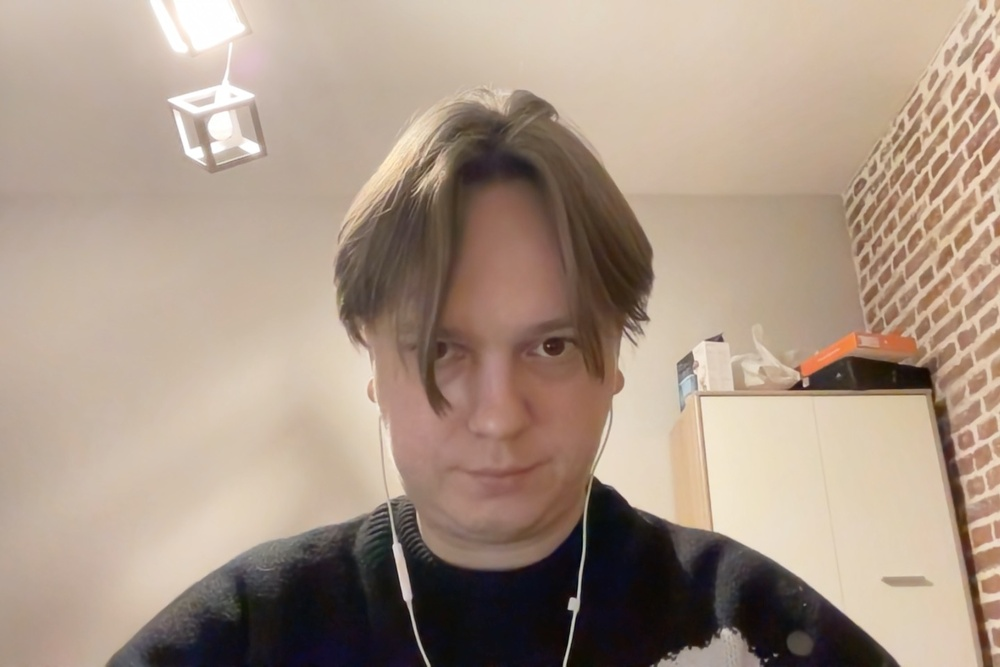
#> input picture lab3/assets/img3.jpg, 1000 x 667 px, shrunk from 1440 x 960 before the run
$ python lab3-img.py
#> lines starting #> are read from the running program, lines starting #| are printed output that depends on the picture; after the words box and inside, x2 and y2 are one past the last pixel; in counts of white or black regions, pixels touching at a corner belong together
import cv2

face_cascade = cv2.CascadeClassifier("haarcascade_frontalface_default.xml")
eye_cascade = cv2.CascadeClassifier("haarcascade_eye.xml")

img = cv2.imread('./assets/img3.jpg')
#> img is the input picture: shape (667, 1000, 3); mean B, G, R 133.9, 149.5, 168.8
gray = cv2.cvtColor(img, cv2.COLOR_BGR2GRAY)
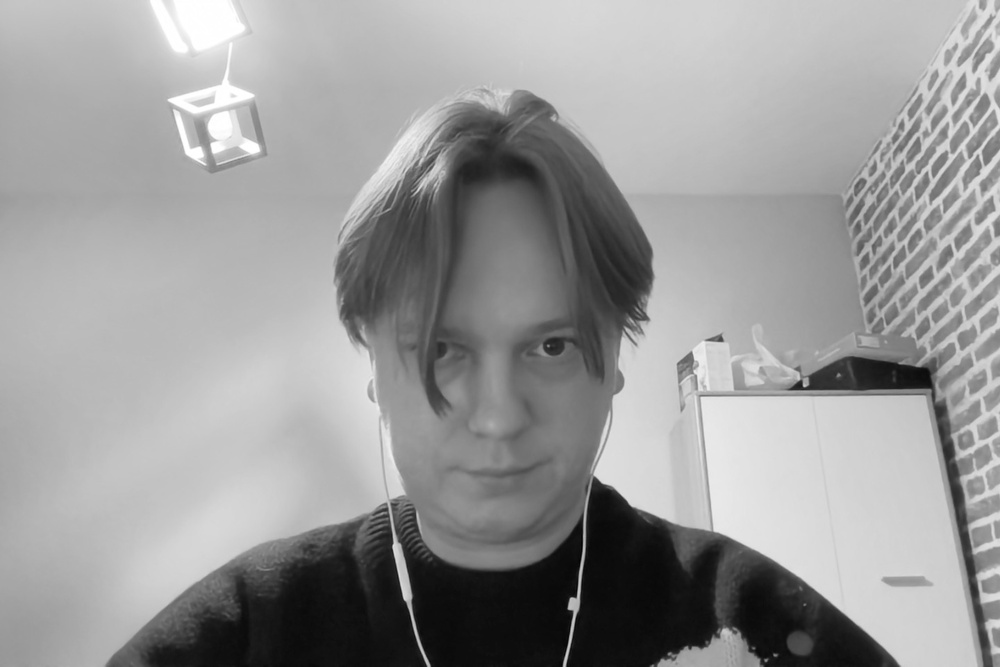
#> gray: shape (667, 1000); min 1, max 255, mean 153.5
faces = face_cascade.detectMultiScale(gray, 1.3, 5)
#> faces = [[380, 267, 246, 246]]
print(faces)
#| [[380 267 246 246]]
while True:
    for (x, y, w, h) in faces:
        cv2.rectangle(img, (x,y), (x+w, y+h), (255, 0, 0), 2)
        roi_gray = gray[y:y+h, x:x+w]
        roi_color = img[y:y+h, x:x+w]
        eyes = eye_cascade.detectMultiScale(roi_gray)
        for (ex, ey, ew, eh) in eyes:
            cv2.rectangle(roi_color, (ex, ey), (ex+ew, ey+eh), (0, 255, 0), 2)
        cv2.imshow('img', img)
        k = cv2.waitKey(30) & 0xff
        if k == 27:
            break
#> this loop made 1 pass; (key Esc is pressed on pass 1)
#> pass 1, `roi_gray = gray[y:y+h, x:x+w]`:
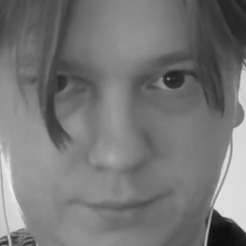
#> roi_gray: shape (246, 246); min 13, max 238, mean 118.3
#> pass 1, `roi_color = img[y:y+h, x:x+w]`:
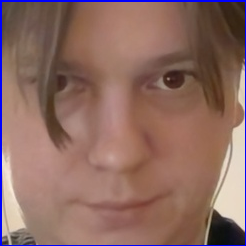
#> roi_color: shape (246, 246, 3); mean B, G, R 98.4, 106.8, 140.9
#> pass 1, `cv2.imshow('img', img)`:
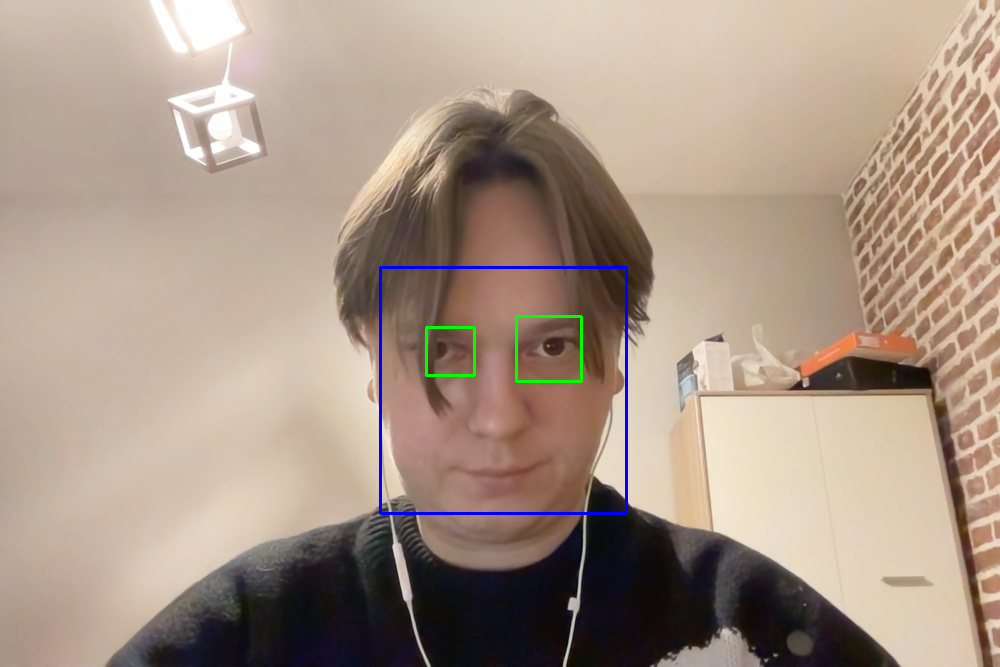
#> window 'img': shape (667, 1000, 3); mean B, G, R 134.4, 149.3, 167.9
#> after the loop:
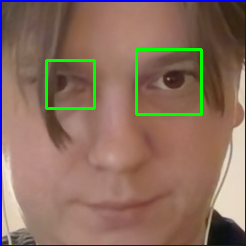
#> roi_color: shape (246, 246, 3); 2.23% of pixels changed, all inside (x1, y1, x2, y2) = (45, 48, 203, 116)
img.release
cv2.destroyAllWindows()

$ run again, with lab3/assets/img2.jpg copied over lab3/assets/img3.jpg
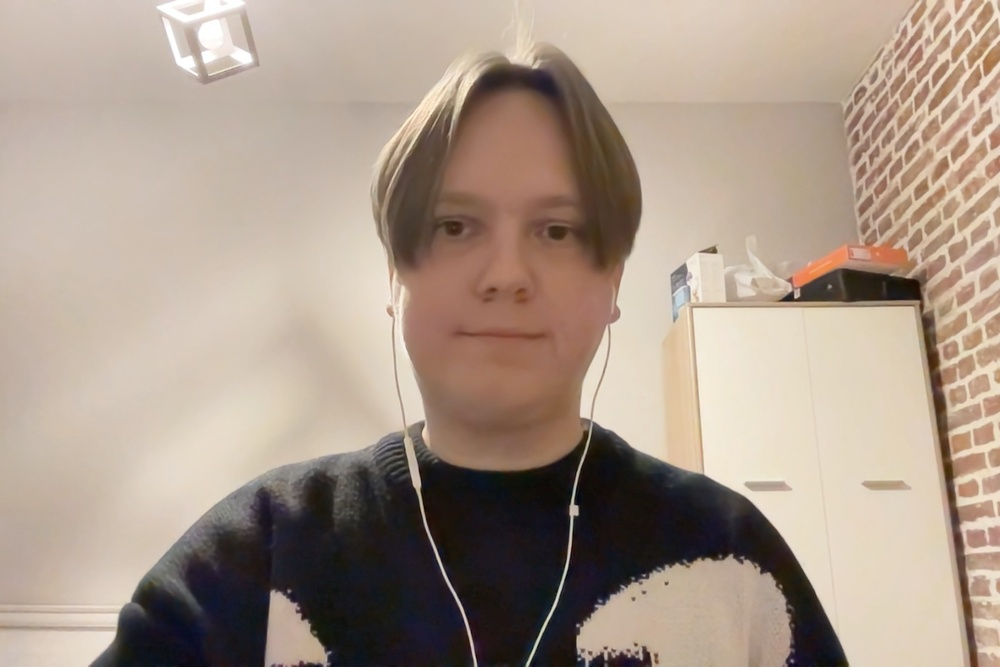
#> input picture lab3/assets/img2.jpg, 1000 x 667 px, shrunk from 1440 x 960 before the run
#> img is the input picture: shape (667, 1000, 3); mean B, G, R 138, 152.1, 169.2
#> `gray = cv2.cvtColor(img, cv2.COLOR_BGR2GRAY)`:
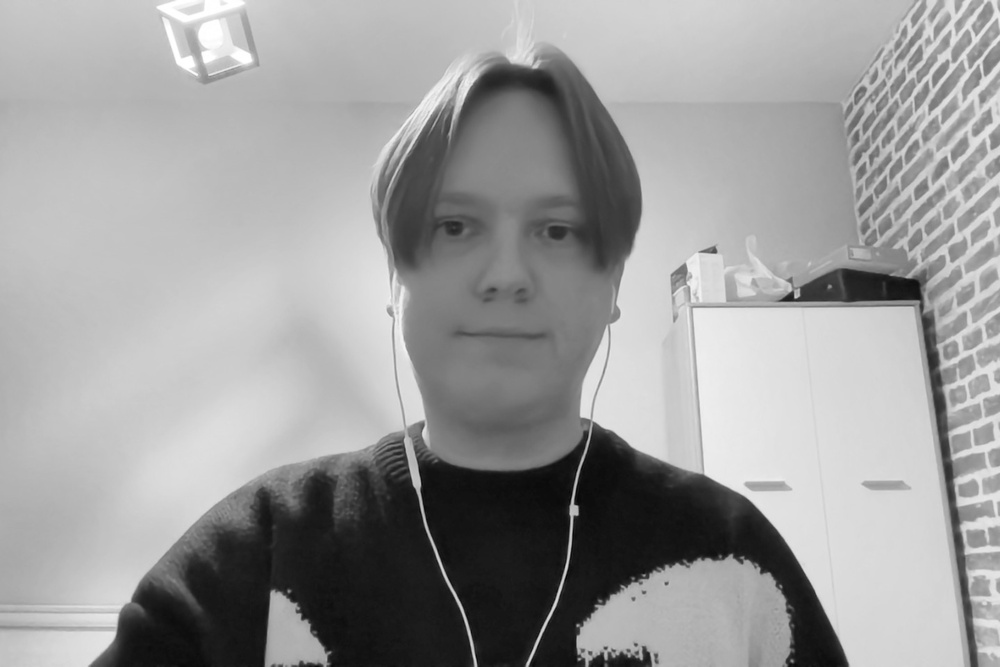
#> gray: shape (667, 1000); min 3, max 255, mean 155.6
#> faces = [[387, 143, 238, 238]]
#| [[387 143 238 238]]
#> the loop `for (x, y, w, h) in faces:` made 1 pass; (key Esc is pressed on pass 1)
#> (x, y, w, h, eyes) on pass 1: (387, 143, 238, 238, [[139, 60, 58, 58], [37, 56, 59, 59], [88, 125, 57, 57]])
#> after the loop `for (x, y, w, h) in faces:`:
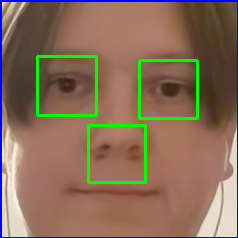
#> roi_color: shape (238, 238, 3); mean B, G, R 89.8, 110, 135.4
